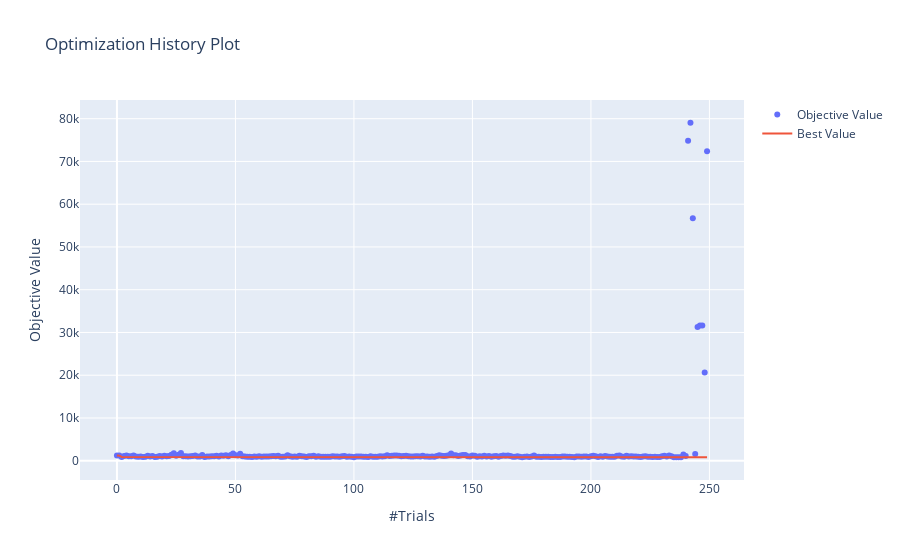

Write notebook code for a chart like this one.
### Code cell
fig = optuna.visualization.plot_optimization_history(study)
fig.show()

### Figure 1 — Plotly figure (JSON) as saved in the notebook; plotly's stock layout.template omitted (floating-point values rounded to 4 significant figures; data arrays with more than 128 entries replaced by an {"elided": "..."} marker saying what was removed)
{"data": [{"mode": "markers", "name": "Objective Value", "type": "scatter", "x": {"elided": "250 int values"}, "y": {"elided": "250 float values"}}, {"name": "Best Value", "type": "scatter", "x": {"elided": "250 int values"}, "y": {"elided": "250 float values"}}], "layout": {"title": {"text": "Optimization History Plot"}, "xaxis": {"title": {"text": "#Trials"}}, "yaxis": {"title": {"text": "Objective Value"}}}}
